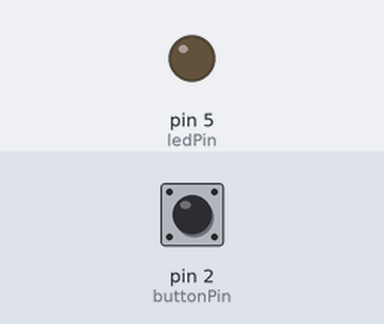
A sketch run on a simulated Arduino Uno, built with avr-gcc and run on an emulated ATmega328P. Shown: output pins drawn as LEDs (lit = HIGH). The inputs (shaded band) are chosen by the test bench; at power-on: pin 2 (buttonPin) LOW.

Above: at 1.2 s.
1.3 s: pin 2 (buttonPin) pulled HIGH for 0.15 s
At 1.37 s:
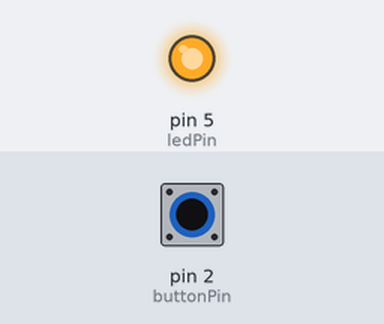
2.9 s: pin 2 (buttonPin) pulled HIGH for 3.2 s
At 7.1 s:
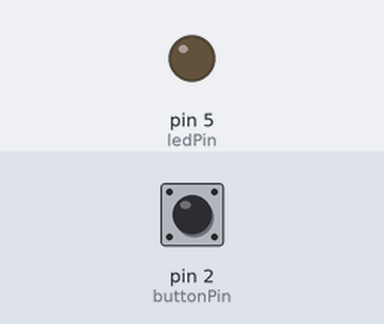
Timing chart, 0 to 8.6 s (numbered marks = the images above; inputs shaded):
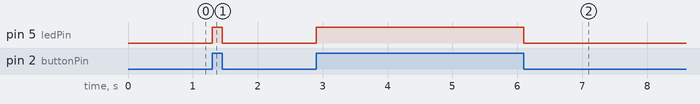

Measured:
- after the input at 1.3 s, pin 5 (ledPin): LOW → HIGH at once, → LOW 0.15 s later
- after the input at 2.9 s, pin 5 (ledPin): LOW → HIGH at once, → LOW 3.2 s later

The sketch:

02_Interazione_Fisica.ino
```cpp
int ledPin = 5;      // Il LED è collegato al pin 5
int buttonPin = 2;   // Il pulsante è collegato al pin 2
int statoBottone;    // Variabile per memorizzare lo stato letto

void setup() {
  pinMode(ledPin, OUTPUT);   // Il LED riceve energia (Uscita)
  pinMode(buttonPin, INPUT); // Il pulsante invia energia alla scheda (Ingresso)
}

void loop() {
  // 1. INPUT: Leggiamo la corrente sul pin del pulsante
  statoBottone = digitalRead(buttonPin); // Restituirà HIGH se premuto, LOW se rilasciato

  // 2. ELABORAZIONE: Prendiamo una decisione
  if (statoBottone == HIGH) { // Se il bottone è premuto
    digitalWrite(ledPin, HIGH); // Chiudiamo il circuito accendendo il LED
  } else {                      // Altrimenti (se non è premuto)
    digitalWrite(ledPin, LOW);  // Togliamo l'energia spegnendo il LED
  }
}
```
